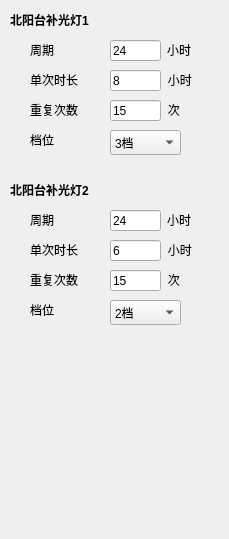
        <widget class="QWidget" name="scrollAreaWidgetContents_6">
         <property name="geometry">
          <rect>
           <x>0</x>
           <y>0</y>
           <width>229</width>
           <height>539</height>
          </rect>
         </property>
         <widget class="QLabel" name="lblCCLDName1">
          <property name="geometry">
           <rect>
            <x>10</x>
            <y>10</y>
            <width>101</width>
            <height>19</height>
           </rect>
          </property>
          <property name="font">
           <font>
            <bold>true</bold>
           </font>
          </property>
          <property name="text">
           <string>北阳台补光灯1</string>
          </property>
         </widget>
         <widget class="QLabel" name="lblCCLDName2">
          <property name="geometry">
           <rect>
            <x>10</x>
            <y>180</y>
            <width>101</width>
            <height>19</height>
           </rect>
          </property>
          <property name="font">
           <font>
            <bold>true</bold>
           </font>
          </property>
          <property name="text">
           <string>北阳台补光灯2</string>
          </property>
         </widget>
         <widget class="QComboBox" name="cmbCCLDLevel1">
          <property name="geometry">
           <rect>
            <x>110</x>
            <y>130</y>
            <width>71</width>
            <height>25</height>
           </rect>
          </property>
          <property name="currentIndex">
           <number>2</number>
          </property>
          <item>
           <property name="text">
            <string>1档</string>
           </property>
          </item>
          <item>
           <property name="text">
            <string>2档</string>
           </property>
          </item>
          <item>
           <property name="text">
            <string>3档</string>
           </property>
          </item>
         </widget>
         <widget class="QLabel" name="lblCCLDLevel1">
          <property name="geometry">
           <rect>
            <x>30</x>
            <y>130</y>
            <width>31</width>
            <height>19</height>
           </rect>
          </property>
          <property name="text">
           <string>档位</string>
          </property>
         </widget>
         <widget class="QLabel" name="lblCCLDPeriod1">
          <property name="geometry">
           <rect>
            <x>30</x>
            <y>40</y>
            <width>201</width>
            <height>19</height>
           </rect>
          </property>
          <property name="text">
           <string>周期                                  小时</string>
          </property>
         </widget>
         <widget class="QLineEdit" name="editCCLDRepeat1">
          <property name="geometry">
           <rect>
            <x>110</x>
            <y>100</y>
            <width>51</width>
            <height>21</height>
           </rect>
          </property>
          <property name="text">
           <string>15</string>
          </property>
         </widget>
         <widget class="QLineEdit" name="editCCLDPeriod1">
          <property name="geometry">
           <rect>
            <x>110</x>
            <y>40</y>
            <width>51</width>
            <height>21</height>
           </rect>
          </property>
          <property name="text">
           <string>24</string>
          </property>
         </widget>
         <widget class="QLabel" name="lblCCLDDuration1">
          <property name="geometry">
           <rect>
            <x>30</x>
            <y>70</y>
            <width>201</width>
            <height>19</height>
           </rect>
          </property>
          <property name="text">
           <string>单次时长                           小时</string>
          </property>
         </widget>
         <widget class="QLabel" name="lblCCLDRepeat1">
          <property name="geometry">
           <rect>
            <x>30</x>
            <y>100</y>
            <width>201</width>
            <height>19</height>
           </rect>
          </property>
          <property name="text">
           <string>重复次数                           次</string>
          </property>
         </widget>
         <widget class="QLineEdit" name="editCCLDDuration1">
          <property name="geometry">
           <rect>
            <x>110</x>
            <y>70</y>
            <width>51</width>
            <height>21</height>
           </rect>
          </property>
          <property name="text">
           <string>8</string>
          </property>
         </widget>
         <widget class="QLineEdit" name="editCCLDPeriod2">
          <property name="geometry">
           <rect>
            <x>110</x>
            <y>210</y>
            <width>51</width>
            <height>21</height>
           </rect>
          </property>
          <property name="text">
           <string>24</string>
          </property>
         </widget>
         <widget class="QLineEdit" name="editCCLDRepeat2">
          <property name="geometry">
           <rect>
            <x>110</x>
            <y>270</y>
            <width>51</width>
            <height>21</height>
           </rect>
          </property>
          <property name="text">
           <string>15</string>
          </property>
         </widget>
         <widget class="QLabel" name="lblCCLDDuration2">
          <property name="geometry">
           <rect>
            <x>30</x>
            <y>240</y>
            <width>191</width>
            <height>19</height>
           </rect>
          </property>
          <property name="text">
           <string>单次时长                           小时</string>
          </property>
         </widget>
         <widget class="QLabel" name="lblCCLDRepeat2">
          <property name="geometry">
           <rect>
            <x>30</x>
            <y>270</y>
            <width>191</width>
            <height>19</height>
           </rect>
          </property>
          <property name="text">
           <string>重复次数                           次</string>
          </property>
         </widget>
         <widget class="QLabel" name="lblCCLDLevel2">
          <property name="geometry">
           <rect>
            <x>30</x>
            <y>300</y>
            <width>31</width>
            <height>19</height>
           </rect>
          </property>
          <property name="text">
           <string>档位</string>
          </property>
         </widget>
         <widget class="QComboBox" name="cmbCCLDLevel2">
          <property name="geometry">
           <rect>
            <x>110</x>
            <y>300</y>
            <width>71</width>
            <height>25</height>
           </rect>
          </property>
          <property name="currentIndex">
           <number>1</number>
          </property>
          <item>
           <property name="text">
            <string>1档</string>
           </property>
          </item>
          <item>
           <property name="text">
            <string>2档</string>
           </property>
          </item>
          <item>
           <property name="text">
            <string>3档</string>
           </property>
          </item>
         </widget>
         <widget class="QLineEdit" name="editCCLDDuration2">
          <property name="geometry">
           <rect>
            <x>110</x>
            <y>240</y>
            <width>51</width>
            <height>21</height>
           </rect>
          </property>
          <property name="text">
           <string>6</string>
          </property>
         </widget>
         <widget class="QLabel" name="lblCCLDPeriod2">
          <property name="geometry">
           <rect>
            <x>30</x>
            <y>210</y>
            <width>201</width>
            <height>19</height>
           </rect>
          </property>
          <property name="text">
           <string>周期                                  小时</string>
          </property>
         </widget>
         <zorder>lblCCLDRepeat2</zorder>
         <zorder>lblCCLDPeriod2</zorder>
         <zorder>lblCCLDRepeat1</zorder>
         <zorder>lblCCLDName1</zorder>
         <zorder>lblCCLDName2</zorder>
         <zorder>cmbCCLDLevel1</zorder>
         <zorder>lblCCLDLevel1</zorder>
         <zorder>lblCCLDPeriod1</zorder>
         <zorder>editCCLDRepeat1</zorder>
         <zorder>editCCLDPeriod1</zorder>
         <zorder>lblCCLDDuration1</zorder>
         <zorder>editCCLDDuration1</zorder>
         <zorder>editCCLDPeriod2</zorder>
         <zorder>editCCLDRepeat2</zorder>
         <zorder>lblCCLDDuration2</zorder>
         <zorder>lblCCLDLevel2</zorder>
         <zorder>cmbCCLDLevel2</zorder>
         <zorder>editCCLDDuration2</zorder>
        </widget>
